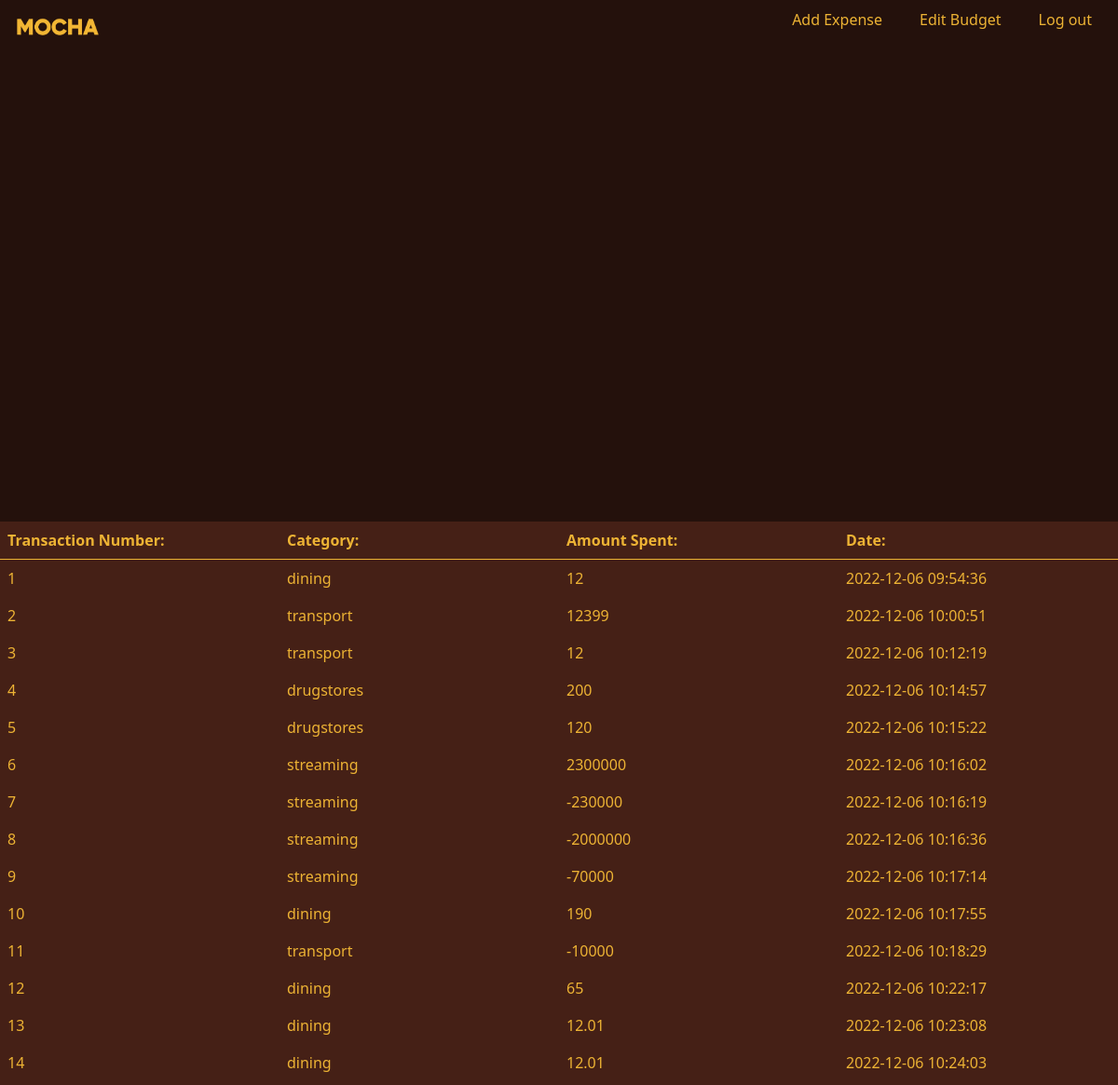
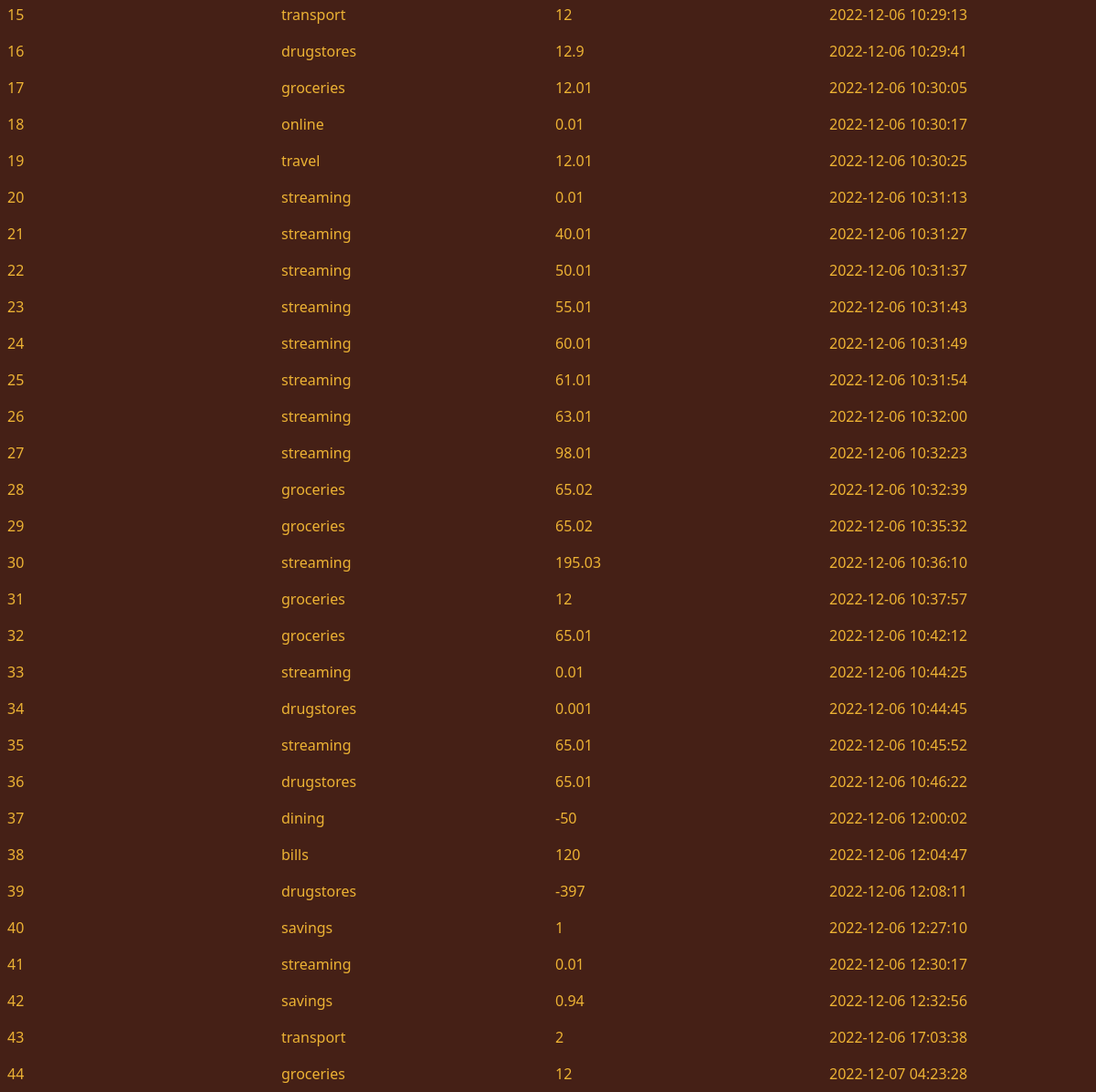
/dash (signed in), run on the app's committed database (2 pictures, top to bottom).
### tables this page shows
CREATE TABLE transactions (
        category TEXT,
        amount INTEGER,
        date DEFAULT CURRENT_TIMESTAMP,
        user_id INTEGER NOT NULL,
        FOREIGN KEY (user_id) REFERENCES users(id)
    );

### app.py (the view)
@app.route("/dash")
@login_required
def dash():
    counter1 = 0
    counter2 = 0
    temp1 = db.execute(
        "SELECT dining, groceries, transport, streaming, drugstores, travel, online, bills, savings FROM expenses WHERE user_id = ?", session["user_id"])[0]
    temp2 = db.execute(
        "SELECT dining, groceries, transport, streaming, drugstores, travel, online, bills, savings FROM budget WHERE user_id = ?", session["user_id"])[0]
    for element in temp1:
        if temp1[element] == 0:
            counter1 += 1
        if temp2[element] == 0:
            counter2 += 1
    data1 = {"Category: ": "Expenditure :"}
    data2 = {"Category: ": "Planned Expenditure"}
    data1.update(temp1)
    data2.update(temp2)
    transactions = db.execute("SELECT * FROM transactions WHERE user_id = ?", session["user_id"])
    expenses = db.execute("SELECT * FROM expenses WHERE user_id = ?", session["user_id"])[0]
    planned = db.execute("SELECT * FROM budget WHERE user_id = ?", session["user_id"])[0]
    close = {}
    for element in categories:
        if isclose(expenses[element], planned[element]):
            try:
                close[element] = expenses[element] / planned[element]
            except:
                close[element] = str(expenses[element])
    return render_template("dash.html", data1=data1, data2=data2, transactions=transactions, close=close, counter1=counter1, counter2=counter2)

### app.py (called while the page is built)
def isclose(expenditure, budgeted):
    if expenditure == 0:
        return False
    if budgeted == 0:
        return True
    ratio = expenditure / budgeted
    if ratio > 1:
        return True
    return False

### helpers.py (called while the page is built)
def login_required(f):
    @wraps(f)
    def decorated_function(*args, **kwargs):
        if session.get("user_id") is None:
            return redirect("/login")
        return f(*args, **kwargs)
    return decorated_function

### templates/dash.html (shortened to what this page needs)
{% extends "layout.html" %}
{% block main %}
<header>
    <a href="/dash"> <img class="textlogo" src="static/TextLogo.png" alt="Mocha"> </a>
    <ul>
        <li> <a href="/add"> Add Expense</a> </li>
        <li> <a href="/budget"> Edit Budget</a> </li>
        <li> <a href="/logout"> Log out</a> </li>
    </ul>
</header>
<div class="header">
    <div id="Expenses" class="chart"></div>
    <div id="Budget" class="chart"></div>
<table class="table">
    <thead>
        {% if transactions|length > 0 %}
            <tr>
                <th scope="col">Transaction Number:</th>
                <th scope="col">Category:</th>
                <th scope="col">Amount Spent:</th>
                <th scope="col">Date:</th>
            </tr>
        {% endif %}
    </thead>
    <tbody>
        {% set count = namespace(value=1) %}
        {% for element in transactions %}
            <tr>
                <td>{{ count.value }}</td>
                <td>{{ element.category }}</td>
                <td>{{ element.amount }}</td>
                <td>{{ element.date }}</td>
            </tr>
            {% set count.value = count.value + 1  %}
        {% endfor %}
    </tbody>
  </table>
</div>
{% endblock %}

### templates/layout.html (shortened to what this page needs)
<!DOCTYPE html>
<html lang="en">
    <head>
        <link href="/static/styles.css" rel="stylesheet">
        <link href="https://cdn.jsdelivr.net/npm/bootstrap@5.1.3/dist/css/bootstrap.min.css" rel="stylesheet">
    </head>
    <body>
        <main>
            {% block main %}{% endblock %}
        </main>
    </body>
</html>

### static/styles.css (style rules this page uses)
:root { --main-brown: #24110C; --main-gold: #EDB334; --second-brown: #452016; }
.header { background-color: var(--main-brown); height: 170vh; z-index: -1; padding: 0; }
body { margin: 0; }
header { position: absolute; top: 0; left: 0; width: 100%; padding: 0.75vw 0vw 0vw 0vw; display: flex; justify-content: space-between; align-items: center; }
header ul { display: flex; justify-content: center; align-items: center; }
header ul li { list-style: none; margin-right: 1rem; }
header ul li a { text-decoration: none; padding: 1vw; color: var(--main-gold); border-radius: 12rem; }
.textlogo { width: 8vw; margin-left: 1vw; }
body { background-color: var(--main-brown) }
.chart { width: 50vw; height: 70vh; padding-top: 7vh; float: left; border-radius: 109rem; }
td, tbody, tr { background-color: var(--second-brown); color: var(--main-gold); width: 25vw; border: 2px var(--main-gold)!important; }

### data on the page
transactions: value "1", category "dining", amount "12", date "2022-12-06 09:54:36"
transactions: value "2", category "transport", amount "12399", date "2022-12-06 10:00:51"
transactions: value "3", category "transport", amount "12", date "2022-12-06 10:12:19"
transactions: value "4", category "drugstores", amount "200", date "2022-12-06 10:14:57"
transactions: value "5", category "drugstores", amount "120", date "2022-12-06 10:15:22"
transactions: value "6", category "streaming", amount "2300000", date "2022-12-06 10:16:02"
transactions: value "7", category "streaming", amount "-230000", date "2022-12-06 10:16:19"
transactions: value "8", category "streaming", amount "-2000000", date "2022-12-06 10:16:36"
transactions: value "9", category "streaming", amount "-70000", date "2022-12-06 10:17:14"
transactions: value "10", category "dining", amount "190", date "2022-12-06 10:17:55"
transactions: value "11", category "transport", amount "-10000", date "2022-12-06 10:18:29"
transactions: value "12", category "dining", amount "65", date "2022-12-06 10:22:17"
transactions: value "13", category "dining", amount "12.01", date "2022-12-06 10:23:08"
transactions: value "14", category "dining", amount "12.01", date "2022-12-06 10:24:03"
transactions: value "15", category "transport", amount "12", date "2022-12-06 10:29:13"
transactions: value "16", category "drugstores", amount "12.9", date "2022-12-06 10:29:41"
transactions: value "17", category "groceries", amount "12.01", date "2022-12-06 10:30:05"
transactions: value "18", category "online", amount "0.01", date "2022-12-06 10:30:17"
transactions: value "19", category "travel", amount "12.01", date "2022-12-06 10:30:25"
transactions: value "20", category "streaming", amount "0.01", date "2022-12-06 10:31:13"
transactions: value "21", category "streaming", amount "40.01", date "2022-12-06 10:31:27"
transactions: value "22", category "streaming", amount "50.01", date "2022-12-06 10:31:37"
transactions: value "23", category "streaming", amount "55.01", date "2022-12-06 10:31:43"
transactions: value "24", category "streaming", amount "60.01", date "2022-12-06 10:31:49"
transactions: value "25", category "streaming", amount "61.01", date "2022-12-06 10:31:54"
transactions: value "26", category "streaming", amount "63.01", date "2022-12-06 10:32:00"
transactions: value "27", category "streaming", amount "98.01", date "2022-12-06 10:32:23"
transactions: value "28", category "groceries", amount "65.02", date "2022-12-06 10:32:39"
transactions: value "29", category "groceries", amount "65.02", date "2022-12-06 10:35:32"
transactions: value "30", category "streaming", amount "195.03", date "2022-12-06 10:36:10"
transactions: value "31", category "groceries", amount "12", date "2022-12-06 10:37:57"
transactions: value "32", category "groceries", amount "65.01", date "2022-12-06 10:42:12"
transactions: value "33", category "streaming", amount "0.01", date "2022-12-06 10:44:25"
transactions: value "34", category "drugstores", amount "0.001", date "2022-12-06 10:44:45"
transactions: value "35", category "streaming", amount "65.01", date "2022-12-06 10:45:52"
transactions: value "36", category "drugstores", amount "65.01", date "2022-12-06 10:46:22"
transactions: value "37", category "dining", amount "-50", date "2022-12-06 12:00:02"
transactions: value "38", category "bills", amount "120", date "2022-12-06 12:04:47"
transactions: value "39", category "drugstores", amount "-397", date "2022-12-06 12:08:11"
transactions: value "40", category "savings", amount "1", date "2022-12-06 12:27:10"
transactions: value "41", category "streaming", amount "0.01", date "2022-12-06 12:30:17"
transactions: value "42", category "savings", amount "0.94", date "2022-12-06 12:32:56"
transactions: value "43", category "transport", amount "2", date "2022-12-06 17:03:38"
transactions: value "44", category "groceries", amount "12", date "2022-12-07 04:23:28"
